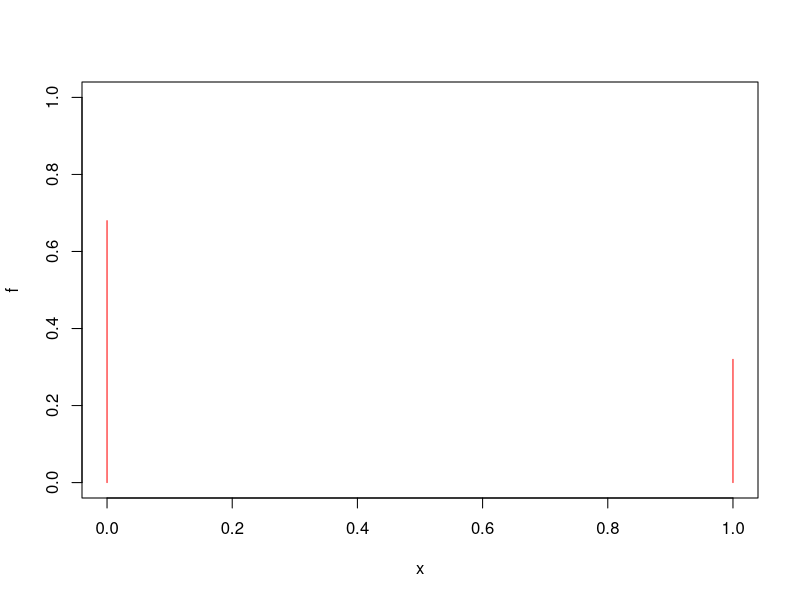
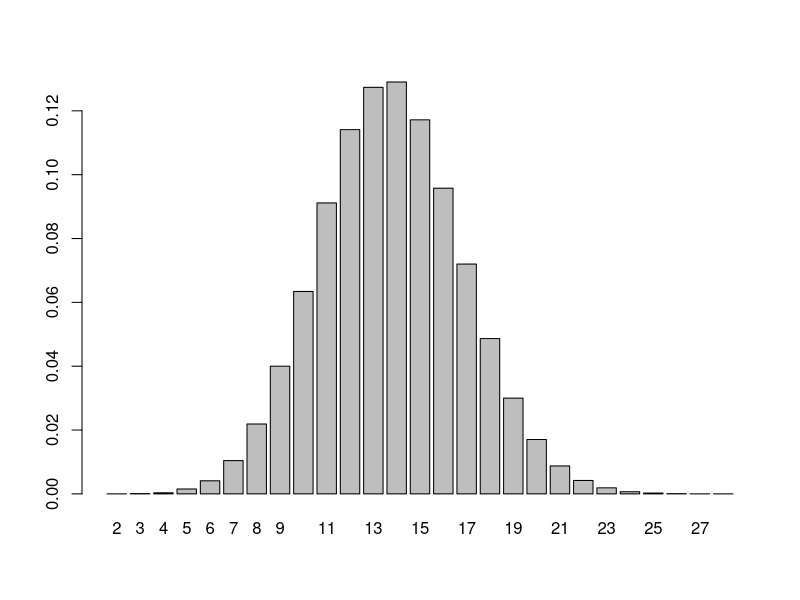
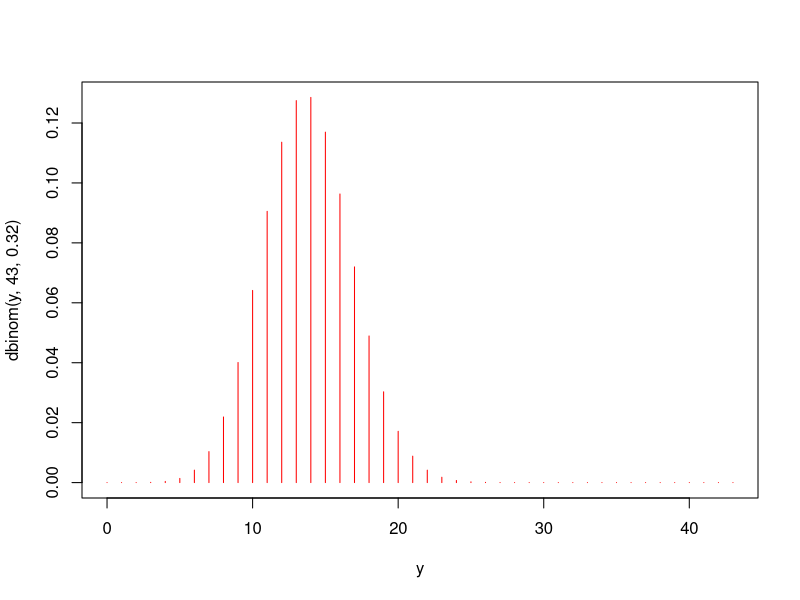
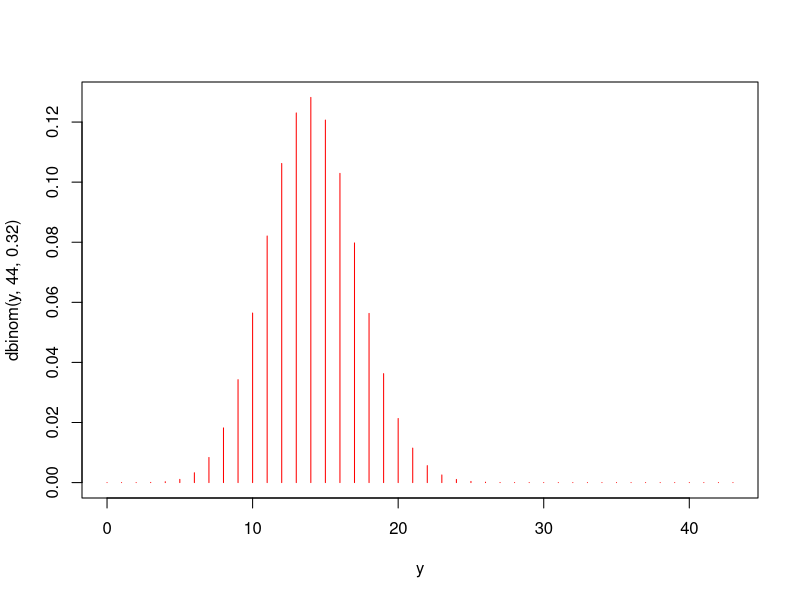
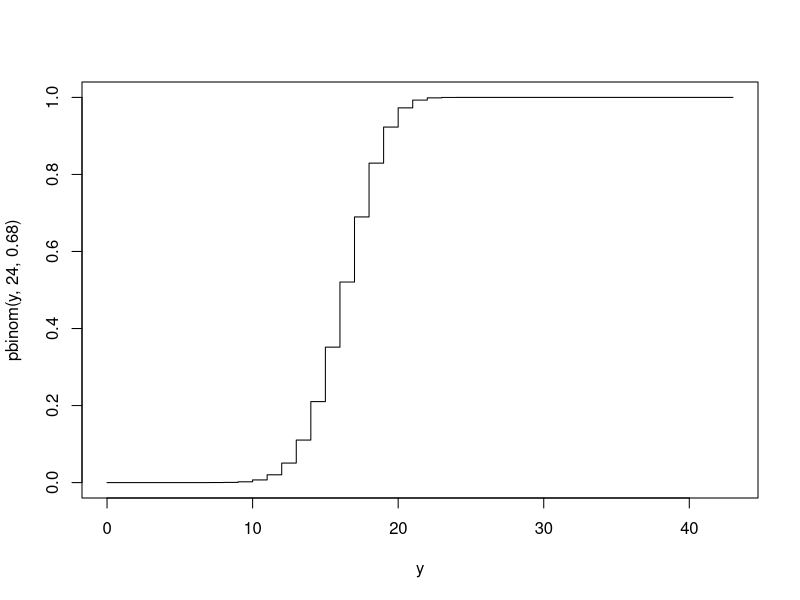
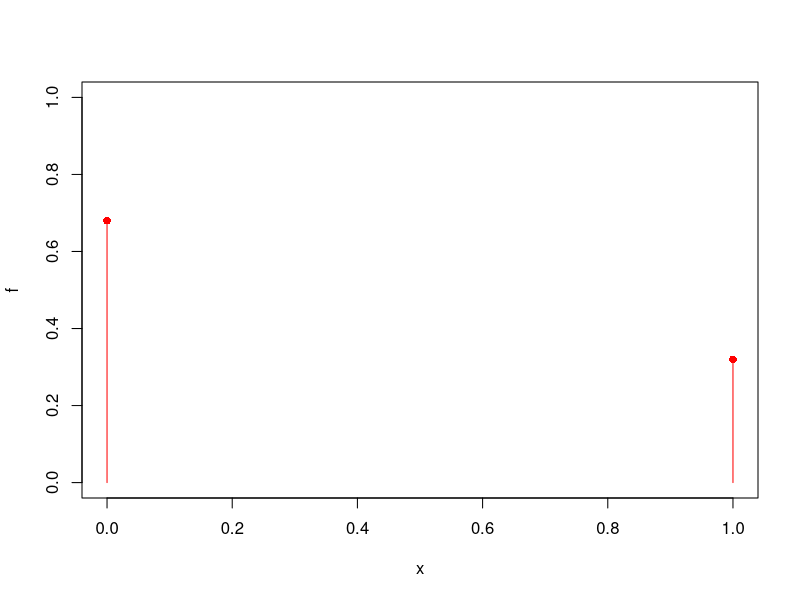
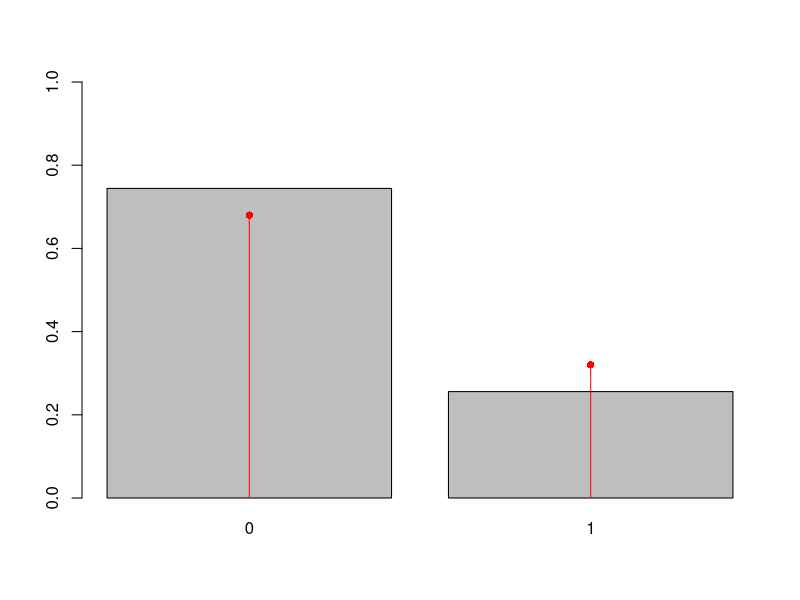
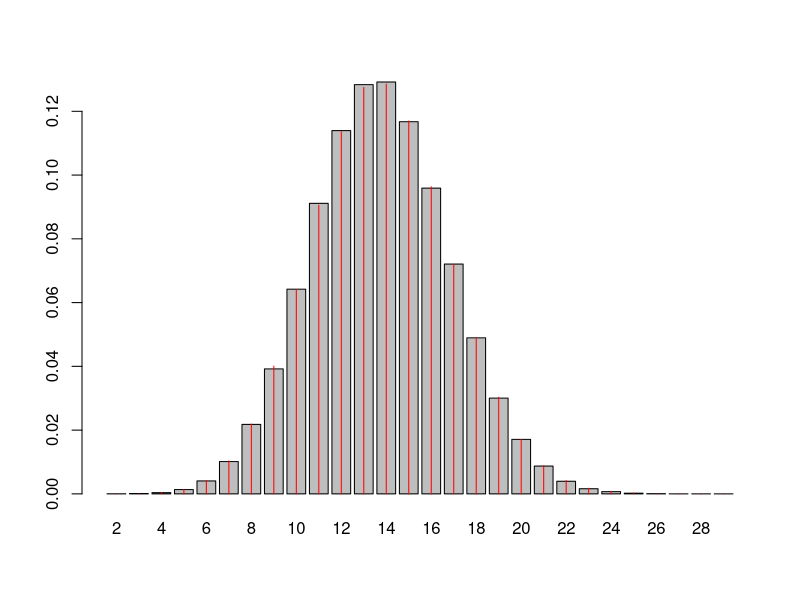

The R source for these figures, in order:
#Pregunta 1

x <- c(0,1)
f <-c(0.68, 0.32)

plot(x, f, type="h", ylim=c(0,1), col="red")

n <- 43
Y <- function(i){sum(sample(x, n, f, replace=TRUE))}

encuestas <- sapply(1:400000, Y)
fr <- table(encuestas)/400000
barplot(fr)
fr["13"]

dbinom(13, 43, 0.32)

y<- 0:43
plot(y,dbinom(y, 43, 0.32),type="h", col="red")

dbinom(17, 44, 0.32)
plot(y,dbinom(y, 44, 0.32),type="h", col="red")
pbinom(16, 44, 0.32)
#mediana 
qbinom(0.5, 44, 0.32)
qbinom(0.25, 44, 0.32)

####

24*0.68 #media
24*0.68*0.32 #varianza
qbinom(0.25, 24, 0.68)  #1er quartil

y <- 0:43
plot(y, pbinom(y, 24, 0.68), type="s")










###########################################
# ensayo de bernoulli

x <- c(0,1)
f <- c(0.68, 0.32)

plot(x, f, type="h", ylim=c(0,1), col="red")
points(x, f, pch=16, col="red")

n <- 43
muestra <- sample(x, n, f, replace=TRUE)

table(muestra)/n
mean(muestra)

bar <- barplot(table(muestra)/n, ylim=c(0,1))
lines(bar, f, type="h", col="red")
points(bar, f, pch=16, col="red")

muestra <- sample(x, n, f, replace=TRUE)
muestra

Y <- function(i){sum(sample(x, n, f, replace=TRUE))}

set.seed(123)
m <- 400000
encuestas <- sapply(1:m, Y)

fr <- table(encuestas)/m
fr["13"]

dbinom(13, 43, 0.32)

xx <- names(fr)
xx

br <- barplot(table(encuestas)/m)
lines(br, dbinom(2:29, 43, 0.32), type="h", col="red")

dbinom(17, 44, 0.32)
plot(0:43, dbinom(0:43, 44, 0.32), type="h", col="red")

pbinom(16, 44, 0.32)

#####
n <- 24
x <- c(0,1)
f <- c(0.32, 0.68)

Xstar <- function(i){sum(sample(x, n, f, replace=TRUE))}
set.seed(123)
m <- 400000
encuestas <- sapply(1:m, Xstar)
mean(encuestas)
n*0.68
var(encuestas)
n*0.68*0.32
qbinom(0.25, 24, 0.68)

plot(0:24, dbinom(0:24, 24, 0.68), type="h", col="red")

46*0.32
